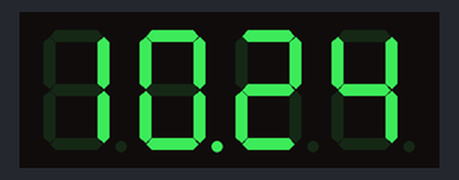
Recording of a sketch running on a simulated Arduino Uno, built with avr-gcc and run on an emulated ATmega328P. Shown: 4-digit seven-segment display. Wiring (inferred from the names in the program): 4-digit 7-segment display, segments lit when HIGH: segments pin 9, pin 11, pin 5, pin 3, pin 2, pin 10, pin 6, pin 4; digit selects pin 7, pin 8, pin 13, pin 12. The local clock reads 2024-03-15 10:24:30 at power-on unless the sketch sets it; the segment pins are drawn as the display they are named for; what the sketch prints to the serial monitor is not drawn.

Above: at 0.1 s.
At 90.1 s:
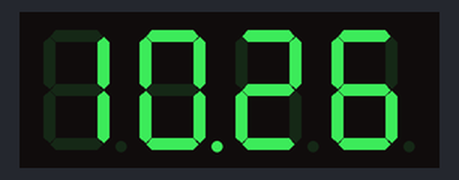

The sketch:

Clock.ino
```cpp
// 4x7segment clock code :)

#include <Wire.h>
#include <I2C_RTC.h>

static DS1307 RTC;

// D1, D2, D3, D4
const int digitPins[] = {7, 8, 13, 12};
// A, B, C, D, E, F, G, DP
const int segmentPins[] = {9, 11, 5, 3, 2, 10, 6, 4};

const int numeral[]= {
  B11111100, //0
  B01100000, //1
  B11011010, //2
  B11110010, //3
  B01100110, //4
  B10110110, //5
  B10111110, //6
  B11100000, //7
  B11111110, //8
  B11100110, //9
};

void setup() {
  pinMode(2, OUTPUT);
  pinMode(3, OUTPUT);
  pinMode(4, OUTPUT);
  pinMode(5, OUTPUT);
  pinMode(6, OUTPUT);
  pinMode(7, OUTPUT);
  pinMode(8, OUTPUT);
  pinMode(9, OUTPUT);
  pinMode(10, OUTPUT);
  pinMode(11, OUTPUT);
  pinMode(12, OUTPUT);
  pinMode(13, OUTPUT);
  Serial.begin(9600);

    Serial.begin(9600);
  while (!Serial); // wait for serial port to connect. Needed for native USB

    RTC.begin();

    Serial.print("Is Clock Running: ");
    if (RTC.isRunning()) {
        Serial.println("Yes");
    }
    else
    {
        Serial.println("No");
        Serial.println("Setting Time");
        // RTC.setHourMode(CLOCK_H12); // Comment if RTC PCF8563.
        RTC.setHourMode(CLOCK_H24);
        RTC.setDateTime(__DATE__, __TIME__);
        RTC.updateWeek();           // Update Weekdaybased on new date.
        Serial.println("New Time Set");
        Serial.print(__DATE__);
        Serial.print(" ");
        Serial.println(__TIME__);
        RTC.startClock(); // Start the clock.
    }
 }

void loop() {
  int  h1, h2, m1, m2;
  int hours = RTC.getHours();
  h1 = hours / 10;
  h2 = hours % 10;

  int minutes = RTC.getMinutes();
  m1 = minutes / 10;
  m2 = minutes % 10;

  showDigit(0, h1);
  showDigit(1, h2);
  showDigit(2, m1);
  showDigit(3, m2);
}

void showDigit(int digit, int value) {
  digitalWrite(digitPins[digit], LOW);
  for(int segment = 1; segment < 8; segment++) {
      bool bit = bitRead(numeral[value], segment);
      digitalWrite(segmentPins[7 - segment], bit);
  }
  if(digit == 1) {
    digitalWrite(segmentPins[7], HIGH);
  } else {
    digitalWrite(segmentPins[7], LOW);
  }
  delay(5);
  digitalWrite(digitPins[digit], HIGH);
}
```

Measured:
- what the display in image 0 shows lasts 30.0 s, from 0.1 s to 30.1 s
